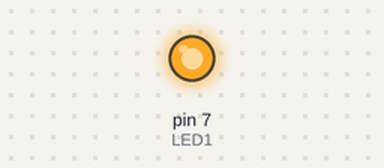
Bench run of a sketch on a simulated Arduino Uno, built with avr-gcc and run on an emulated ATmega328P. Parts: output pins drawn as LEDs (lit = HIGH). What the sketch prints to the serial monitor is not drawn.

Above: at 0.1 s.
At 1.1 s:
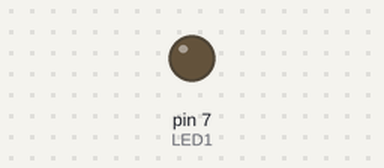
Timing chart, 0 to 2.6 s (numbered marks = the images above):
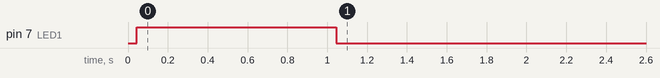

Measured:
- by itself, pin 7 (LED1): LOW → HIGH at 0.04 s, → LOW 1.0 s later

The sketch:

liga_desliga_ao_receber_instrucao.ino
```cpp
// Veja o Monitor serial para aconpanhar os laços(loops) que
// verificam o array de String 'm'
// Array 'm' representa o recebimento de dados externos, por
// exemplo via requisição HTTP. String vazia('') representa
// que não foi recebido dados, String 'OK' representa o
// recebimento de dados

const int LED1 = 7;
const int TEMPO = 1000;

int posicao = 0;
String m[] = {
	"",
    "",
    "",
    "",
    "OK",
};

int tamanhoM = sizeof(m) / sizeof(m[0]);

void setup()
{
  pinMode(LED1, OUTPUT);

  Serial.begin(9600);
}

void loop()
{
  String msg = "LOOP ";
  String p = String(posicao + 1);
  msg.concat(p);
  log(msg);

  if (m[posicao] == "OK") {
    log("Recebido RESPOSTA: OK");
  	ligaLED(LED1);
  	desligaLED(LED1);
  } else {
  	log(".");
  }

  posicao++;
}

void ligaLED(int led) {
  dw(led, HIGH);
}

void desligaLED(int led) {
  dw(led, LOW);
}

void log(String msg) {
  Serial.println(msg);
}

void dw(int led, int estado) {
  String msg = "Ligado";
  if (estado == LOW) {
    msg = "Desligado";
  }
  msg.concat(" LED conectado em Pino ");
  msg.concat(led);

  log(msg);

  digitalWrite(led, estado);
  delay(TEMPO);
}
```
